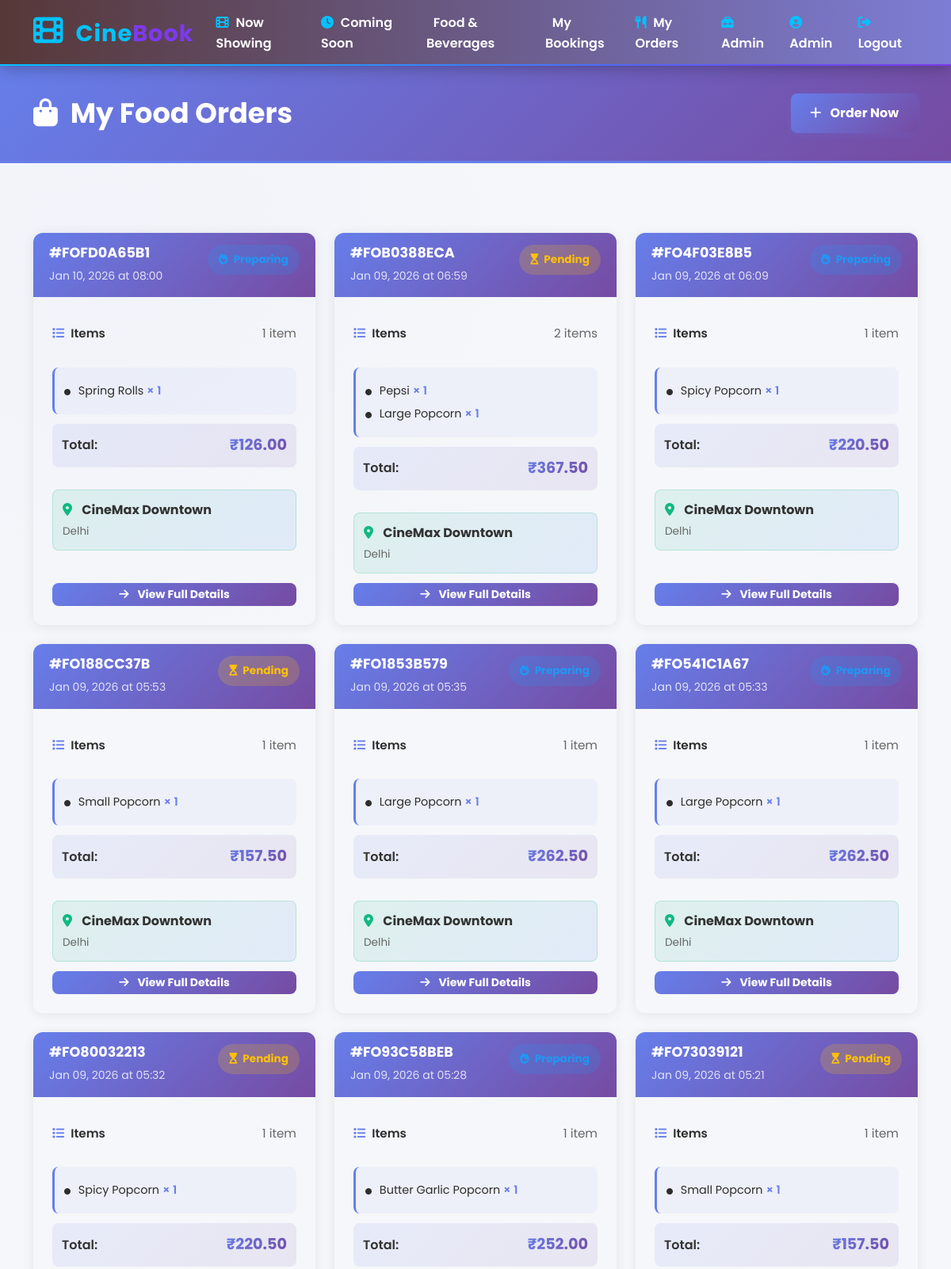
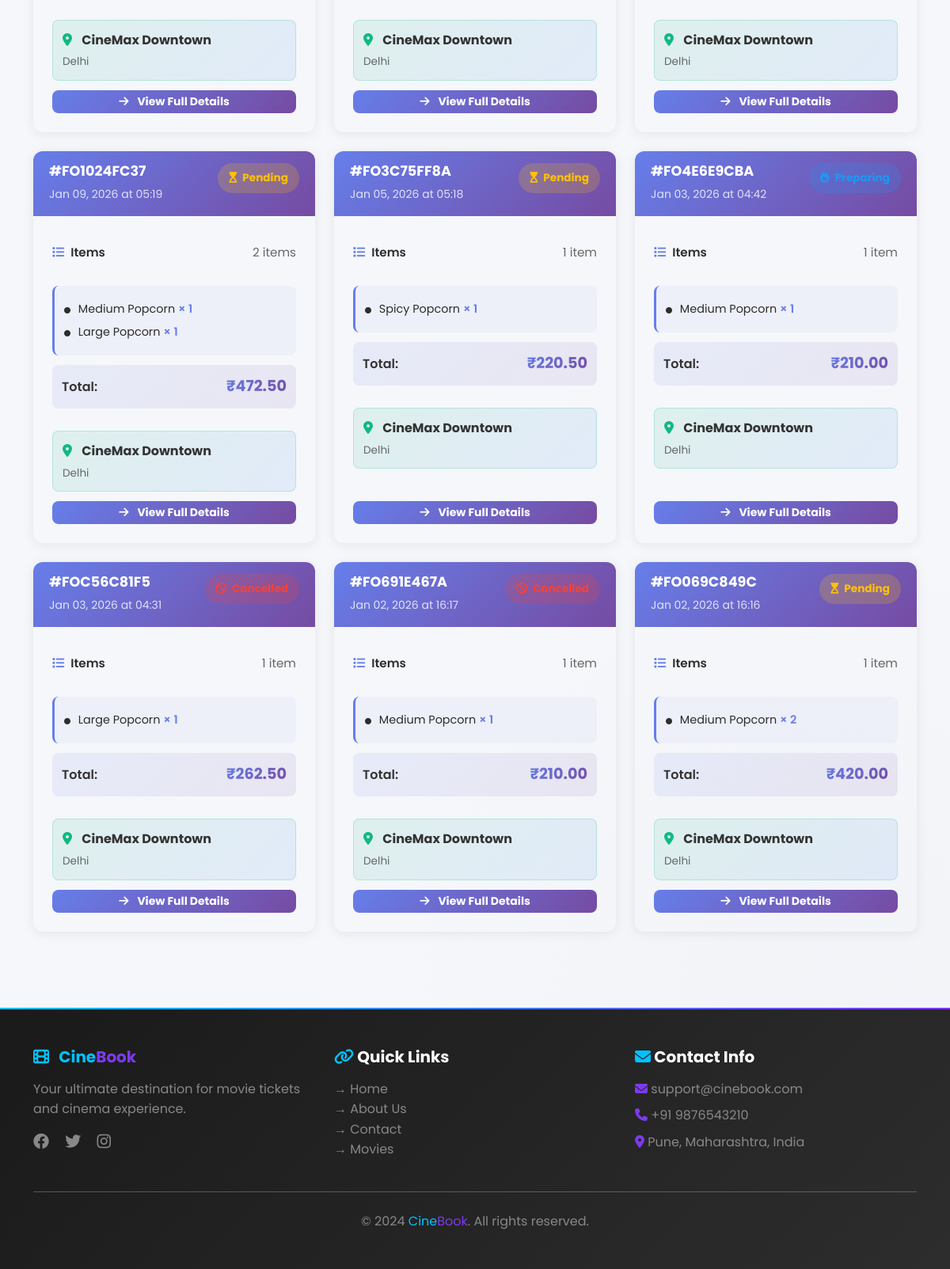
Page /food/orders/ (signed in) on the committed database (2 pictures, top to bottom).
### food/models.py (models this page shows, shortened)
class FoodOrder(models.Model):
    ORDER_STATUS_CHOICES = [
        ('pending', 'Pending'),
        ('preparing', 'Preparing'),
        ('ready', 'Ready for Pickup'),
        ('delivered', 'Delivered'),
        ('cancelled', 'Cancelled'),
    ]
    order_id = models.CharField(max_length=20, unique=True, editable=False)
    user = models.ForeignKey('auth.User', on_delete=models.CASCADE, related_name='food_orders')
    booking = models.ForeignKey('bookings.Booking', on_delete=models.SET_NULL, null=True, blank=True, related_name='food_orders')
    theatre = models.ForeignKey('theatres.Theatre', on_delete=models.CASCADE, related_name='food_orders')
    total_amount = models.DecimalField(max_digits=10, decimal_places=2, validators=[MinValueValidator(0)])
    discount = models.DecimalField(max_digits=10, decimal_places=2, default=0, validators=[MinValueValidator(0)])
    tax = models.DecimalField(max_digits=10, decimal_places=2, default=0, validators=[MinValueValidator(0)])
    final_amount = models.DecimalField(max_digits=10, decimal_places=2, validators=[MinValueValidator(0)])
    status = models.CharField(max_length=20, choices=ORDER_STATUS_CHOICES, default='pending')
    special_instructions = models.TextField(blank=True, null=True)
    assigned_staff = models.ForeignKey('users.Staff', on_delete=models.SET_NULL, null=True, blank=True, related_name='assigned_orders')
    created_at = models.DateTimeField(auto_now_add=True)
    updated_at = models.DateTimeField(auto_now=True)
    estimated_ready_time = models.DateTimeField(null=True, blank=True)
    delivered_at = models.DateTimeField(null=True, blank=True)
    class Meta:
        verbose_name = "Food Order"
        verbose_name_plural = "Food Orders"
        ordering = ['-created_at']
        indexes = [
            models.Index(fields=['user', '-created_at']),
            models.Index(fields=['status']),
            models.Index(fields=['order_id']),
        ]

class FoodOrderItem(models.Model):
    food_order = models.ForeignKey(FoodOrder, on_delete=models.CASCADE, related_name='items')
    food_item = models.ForeignKey(FoodItem, on_delete=models.CASCADE, related_name='order_items')
    quantity = models.IntegerField(validators=[MinValueValidator(1)])
    unit_price = models.DecimalField(max_digits=8, decimal_places=2, validators=[MinValueValidator(0)])
    total_price = models.DecimalField(max_digits=10, decimal_places=2, validators=[MinValueValidator(0)])
    special_instructions = models.TextField(blank=True, null=True)
    created_at = models.DateTimeField(auto_now_add=True)
    class Meta:
        verbose_name = "Food Order Item"
        verbose_name_plural = "Food Order Items"

class FoodItem(models.Model):
    name = models.CharField(max_length=255)
    description = models.TextField(blank=True, null=True)
    category = models.ForeignKey(FoodCategory, on_delete=models.SET_NULL, null=True, blank=True, related_name='items')
    price = models.DecimalField(max_digits=8, decimal_places=2, validators=[MinValueValidator(0)])
    quantity_unit = models.CharField(max_length=50, default='piece')  # piece, litre, kg, etc.
    available_quantity = models.IntegerField(validators=[MinValueValidator(0)])
    image = models.ImageField(upload_to='food_items/')
    is_available = models.BooleanField(default=True)
    is_vegetarian = models.BooleanField(default=False)
    contains_nuts = models.BooleanField(default=False)
    contains_dairy = models.BooleanField(default=False)
    contains_gluten = models.BooleanField(default=False)
    created_at = models.DateTimeField(auto_now_add=True)
    updated_at = models.DateTimeField(auto_now=True)
    class Meta:
        verbose_name = "Food Item"
        verbose_name_plural = "Food Items"
        ordering = ['category', 'name']

### theatres/models.py (models this page shows, shortened)
class Theatre(models.Model):
    name = models.CharField(max_length=255)
    address = models.TextField()
    city = models.CharField(max_length=100)
    state = models.CharField(max_length=100)
    postal_code = models.CharField(max_length=10)
    phone_number = models.CharField(max_length=15)
    email = models.EmailField()
    total_screens = models.IntegerField(validators=[MinValueValidator(1)])
    is_active = models.BooleanField(default=True)
    latitude = models.FloatField(null=True, blank=True)
    longitude = models.FloatField(null=True, blank=True)
    has_4k = models.BooleanField(default=False)
    has_imax = models.BooleanField(default=False)
    has_dolby = models.BooleanField(default=False)
    created_at = models.DateTimeField(auto_now_add=True)
    updated_at = models.DateTimeField(auto_now=True)
    class Meta:
        verbose_name = "Theatre"
        verbose_name_plural = "Theatres"
        ordering = ['city', 'name']
        indexes = [
            models.Index(fields=['city', 'is_active']),
        ]

### food/views.py (the view)
# urls.py: path('orders/', views.food_order_list, name='order_list'),
@login_required(login_url='users:login')
def food_order_list(request):
    food_orders = FoodOrder.objects.filter(user=request.user).order_by('-created_at')
    context = {
        'food_orders': food_orders,
        'page_title': 'My Food Orders',
    }
    return render(request, 'food/order_list.html', context)

### food/templates/food/order_list.html (shortened to what this page needs)
{% extends 'base.html' %}
{% load static %}
{% block content %}
<div class="orders-header">
    <div class="container">
        <div class="d-flex justify-content-between align-items-center">
            <div>
                <h1><i class="fas fa-bag-shopping me-3"></i>My Food Orders</h1>
            </div>
            <a href="{% url 'food:menu' %}" class="btn-order-food" style="text-decoration: none; display: inline-block;">
                <i class="fas fa-plus me-2"></i> Order Now
            </a>
        </div>
    </div>
</div>
<div class="container py-5">
    {% if food_orders %}
        <div class="row g-4">
            {% for order in food_orders %}
                <div class="col-lg-6 col-xl-4">
                    <div class="order-card">
                        <div class="order-card-header d-flex justify-content-between align-items-start">
                            <div>
                                <h5>#{{ order.order_id }}</h5>
                                <small>{{ order.created_at|date:"M d, Y" }} at {{ order.created_at|date:"H:i" }}</small>
                            </div>
                            <span class="status-badge status-{{ order.status|lower }}">
                                {% if order.status == 'pending' %}
                                    <i class="fas fa-hourglass-start me-1"></i>
                                {% elif order.status == 'preparing' %}
                                    <i class="fas fa-fire me-1"></i>
                                {% elif order.status == 'ready' %}
                                    <i class="fas fa-check-circle me-1"></i>
                                {% elif order.status == 'delivered' %}
                                    <i class="fas fa-check-double me-1"></i>
                                {% else %}
                                    <i class="fas fa-ban me-1"></i>
                                {% endif %}
                                {{ order.get_status_display }}
                            </span>
                        </div>
                        <div class="card-body d-flex flex-column flex-grow-1">
                            <div class="order-info-row mb-2">
                                <span class="order-info-label">
                                    <i class="fas fa-list me-2" style="color: #667eea;"></i>Items
                                </span>
                                <span class="order-info-value">
                                    {% with total_items=order.items.count %}
                                        {{ total_items }} item{{ total_items|pluralize }}
                                    {% endwith %}
                                </span>
                            </div>
                            <div class="items-preview">
                                {% for item in order.items.all|slice:":2" %}
                                    <div class="item-line">
                                        <i class="fas fa-circle" style="font-size: 0.5rem; margin-right: 6px;"></i>
                                        {{ item.food_item.name }}
                                        <span style="color: #667eea; font-weight: 600;">× {{ item.quantity }}</span>
                                    </div>
                                {% endfor %}
                            </div>
                            <div class="total-amount mb-3">
                                <span>Total:</span>
                                <span class="amount-value">₹{{ order.final_amount }}</span>
                            </div>
                            <div class="pickup-info">
                                <i class="fas fa-map-marker-alt"></i>
                                <strong>{{ order.theatre.name }}</strong>
                                <div style="font-size: 0.85rem; color: #666; margin-top: 4px;">{{ order.theatre.city }}</div>
                            </div>
                            <a href="{% url 'food:order_detail' order.pk %}" class="btn btn-view-details btn-sm w-100 mt-auto">
                                <i class="fas fa-arrow-right me-2"></i> View Full Details
                            </a>
                        </div>
                    </div>
                </div>
            {% endfor %}
        </div>
    {% endif %}
</div>
{% endblock %}

### templates/base.html (shortened to what this page needs)
{% load static %}
<!DOCTYPE html>
<html lang="en">
<head>
    <link href="https://cdn.jsdelivr.net/npm/bootstrap@5.3.0/dist/css/bootstrap.min.css" rel="stylesheet">
    <link href="https://cdnjs.cloudflare.com/ajax/libs/font-awesome/6.4.0/css/all.min.css" rel="stylesheet">
    <link rel="stylesheet" href="{% static 'css/style.css' %}">
</head>
<body id="page-body" {% block body_attrs %}{% endblock %}>
    <nav class="navbar navbar-expand-lg navbar-dark sticky-top" style="background: linear-gradient(90deg, #1a1a1a 0%, #2d2d2d 100%); box-shadow: 0 2px 20px rgba(0,0,0,0.3);">
        <div class="container">
                <a class="navbar-brand fw-bold" href="{% url 'home' %}">
                <i class="fas fa-film" style="color: #00C2FF;"></i> <span style="color: #00C2FF;">Cine</span><span style="color: #7C3AED;">Book</span>
            </a>
            <div class="collapse navbar-collapse" id="navbarNav">
                <ul class="navbar-nav ms-auto">
                    <li class="nav-item">
                        <a class="nav-link" href="{% url 'movies:movie_list' %}"><i class="fas fa-film"></i> Now Showing</a>
                    </li>
                    <li class="nav-item">
                        <a class="nav-link" href="{% url 'movies:coming_soon' %}"><i class="fas fa-clock"></i> Coming Soon</a>
                    </li>
                    <li class="nav-item">
                        <a class="nav-link" href="{% url 'food:menu' %}"> Food & Beverages</a>
                    </li>
                    {% if user.is_authenticated %}
                        <li class="nav-item">
                            <a class="nav-link" href="{% url 'bookings:booking_list' %}"> My Bookings</a>
                        </li>
                        <li class="nav-item">
                            <a class="nav-link" href="{% url 'food:order_list' %}">
                                <i class="fas fa-utensils"></i> My Orders
                            </a>
                        </li>
                        {% if user.is_superuser %}
                            <li class="nav-item">
                                <a class="nav-link" href="{% url 'admin:index' %}"><i class="fas fa-toolbox"></i> Admin</a>
                            </li>
                        {% endif %}
                        <li class="nav-item">
                            <a class="nav-link" href="{% url 'users:profile' %}"><i class="fas fa-user-circle"></i> {{ user.first_name }}</a>
                        </li>
                        <li class="nav-item">
                            <a class="nav-link" href="{% url 'users:logout' %}"><i class="fas fa-sign-out-alt"></i> Logout</a>
                        </li>
                    {% endif %}
                </ul>
            </div>
        </div>
    </nav>
    <main class="min-vh-100">
        {% block content %}{% endblock %}
    </main>
    <footer style="background: linear-gradient(135deg, #1a1a1a 0%, #2d2d2d 100%); border-top: 2px solid #00C2FF;" class="text-white mt-5">
        <div class="container py-5">
            <div class="row g-4">
                <div class="col-md-4">
                    <h5 class="fw-bold mb-3">
                        <i class="fas fa-film" style="color: #00C2FF; margin-right: 8px;"></i>
                        <span style="color: #00C2FF;">Cine</span><span style="color: #7C3AED;">Book</span>
                    </h5>
                    <p class="text-white-50">Your ultimate destination for movie tickets and cinema experience.</p>
                    <div>
                        <a href="#" class="text-white-50 me-3" style="transition: color 0.3s;"><i class="fab fa-facebook fa-lg"></i></a>
                        <a href="#" class="text-white-50 me-3" style="transition: color 0.3s;"><i class="fab fa-twitter fa-lg"></i></a>
                        <a href="#" class="text-white-50" style="transition: color 0.3s;"><i class="fab fa-instagram fa-lg"></i></a>
                    </div>
                </div>
                <div class="col-md-4">
                    <h5 class="fw-bold mb-3"><i class="fas fa-link" style="color: #00C2FF;"></i> Quick Links</h5>
                    <ul class="list-unstyled">
                        <li><a href="{% url 'home' %}" class="text-white-50" style="text-decoration: none; transition: color 0.3s;">→ Home</a></li>
                        <li><a href="{% url 'about' %}" class="text-white-50" style="text-decoration: none; transition: color 0.3s;">→ About Us</a></li>
                        <li><a href="{% url 'contact' %}" class="text-white-50" style="text-decoration: none; transition: color 0.3s;">→ Contact</a></li>
                        <li><a href="{% url 'movies:movie_list' %}" class="text-white-50" style="text-decoration: none; transition: color 0.3s;">→ Movies</a></li>
                    </ul>
                </div>
                <div class="col-md-4">
                    <h5 class="fw-bold mb-3"><i class="fas fa-envelope" style="color: #00C2FF;"></i> Contact Info</h5>
                    <p class="text-white-50 mb-2">
                        <i class="fas fa-envelope" style="color: #7C3AED;"></i> support@cinebook.com
                    </p>
                    <p class="text-white-50 mb-2">
                        <i class="fas fa-phone" style="color: #7C3AED;"></i> +91 9876543210
                    </p>
                    <p class="text-white-50">
                        <i class="fas fa-map-marker-alt" style="color: #7C3AED;"></i> Pune, Maharashtra, India
                    </p>
                </div>
            </div>
            <hr class="bg-white-50 my-4">
            <div class="text-center">
                <p class="mb-0 text-white-50">&copy; 2024 <span style="color: #00C2FF;">Cine</span><span style="color: #7C3AED;">Book</span>. All rights reserved.</p>
            </div>
        </div>
    </footer>
</body>
</html>

### rows in the picture
FoodOrder: order_id "FOFD0A65B1", created_at "Jan 10, 2026", created_at "08:00", status "preparing" (drawn), items.count "1", final_amount "126.00", theatre.name "CineMax Downtown", theatre.city "Delhi"
FoodOrderItem: food_item.name "Spring Rolls", quantity "1"
FoodOrder: order_id "FOB0388ECA", created_at "Jan 09, 2026", created_at "06:59", status "Pending", items.count "2", final_amount "367.50", theatre.name "CineMax Downtown", theatre.city "Delhi"
FoodOrderItem: food_item.name "Pepsi", quantity "1"
FoodOrderItem: food_item.name "Large Popcorn", quantity "1"
FoodOrder: order_id "FO4F03E8B5", created_at "Jan 09, 2026", created_at "06:09", status "preparing" (drawn), items.count "1", final_amount "220.50", theatre.name "CineMax Downtown", theatre.city "Delhi"
FoodOrderItem: food_item.name "Spicy Popcorn", quantity "1"
FoodOrder: order_id "FO188CC37B", created_at "Jan 09, 2026", created_at "05:53", status "Pending", items.count "1", final_amount "157.50", theatre.name "CineMax Downtown", theatre.city "Delhi"
FoodOrderItem: food_item.name "Small Popcorn", quantity "1"
FoodOrder: order_id "FO1853B579", created_at "Jan 09, 2026", created_at "05:35", status "preparing" (drawn), items.count "1", final_amount "262.50", theatre.name "CineMax Downtown", theatre.city "Delhi"
FoodOrderItem: food_item.name "Large Popcorn", quantity "1"
FoodOrder: order_id "FO541C1A67", created_at "Jan 09, 2026", created_at "05:33", status "preparing" (drawn), items.count "1", final_amount "262.50", theatre.name "CineMax Downtown", theatre.city "Delhi"
FoodOrderItem: food_item.name "Large Popcorn", quantity "1"
FoodOrder: order_id "FO80032213", created_at "Jan 09, 2026", created_at "05:32", status "Pending", items.count "1", final_amount "220.50", theatre.name "CineMax Downtown", theatre.city "Delhi"
FoodOrderItem: food_item.name "Spicy Popcorn", quantity "1"
FoodOrder: order_id "FO93C58BEB", created_at "Jan 09, 2026", created_at "05:28", status "preparing" (drawn), items.count "1", final_amount "252.00", theatre.name "CineMax Downtown", theatre.city "Delhi"
FoodOrderItem: food_item.name "Butter Garlic Popcorn", quantity "1"
FoodOrder: order_id "FO73039121", created_at "Jan 09, 2026", created_at "05:21", status "Pending", items.count "1", final_amount "157.50", theatre.name "CineMax Downtown", theatre.city "Delhi"
FoodOrderItem: food_item.name "Small Popcorn", quantity "1"
FoodOrder: order_id "FO1024FC37", created_at "Jan 09, 2026", created_at "05:19", status "Pending", items.count "2", final_amount "472.50", theatre.name "CineMax Downtown", theatre.city "Delhi"
FoodOrderItem: food_item.name "Medium Popcorn", quantity "1"
FoodOrderItem: food_item.name "Large Popcorn", quantity "1"
FoodOrder: order_id "FO3C75FF8A", created_at "Jan 05, 2026", created_at "05:18", status "Pending", items.count "1", final_amount "220.50", theatre.name "CineMax Downtown", theatre.city "Delhi"
FoodOrderItem: food_item.name "Spicy Popcorn", quantity "1"
FoodOrder: order_id "FO4E6E9CBA", created_at "Jan 03, 2026", created_at "04:42", status "preparing" (drawn), items.count "1", final_amount "210.00", theatre.name "CineMax Downtown", theatre.city "Delhi"
FoodOrderItem: food_item.name "Medium Popcorn", quantity "1"
FoodOrder: order_id "FOC56C81F5", created_at "Jan 03, 2026", created_at "04:31", status "cancelled" (drawn), items.count "1", final_amount "262.50", theatre.name "CineMax Downtown", theatre.city "Delhi"
FoodOrderItem: food_item.name "Large Popcorn", quantity "1"
FoodOrder: order_id "FO691E467A", created_at "Jan 02, 2026", created_at "16:17", status "cancelled" (drawn), items.count "1", final_amount "210.00", theatre.name "CineMax Downtown", theatre.city "Delhi"
FoodOrderItem: food_item.name "Medium Popcorn", quantity "1"
FoodOrder: order_id "FO069C849C", created_at "Jan 02, 2026", created_at "16:16", status "Pending", items.count "1", final_amount "420.00", theatre.name "CineMax Downtown", theatre.city "Delhi"
FoodOrderItem: food_item.name "Medium Popcorn", quantity "2"

### other values in the picture
{{ user.first_name }} "Admin"
